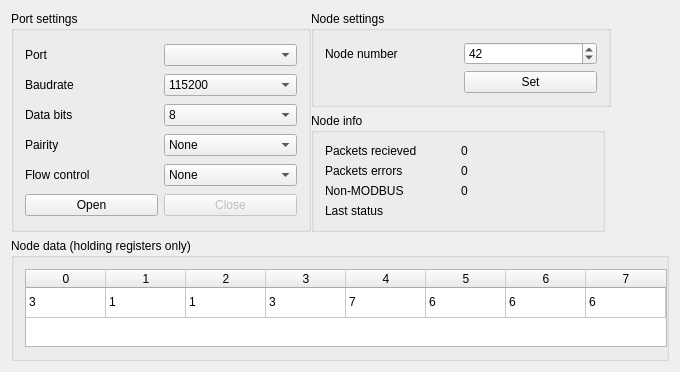
<?xml version="1.0" encoding="UTF-8"?>
<ui version="4.0">
 <class>MainWindowClass</class>
 <widget class="QMainWindow" name="MainWindowClass">
  <property name="geometry">
   <rect>
    <x>0</x>
    <y>0</y>
    <width>680</width>
    <height>372</height>
   </rect>
  </property>
  <property name="sizePolicy">
   <sizepolicy hsizetype="Fixed" vsizetype="Preferred">
    <horstretch>0</horstretch>
    <verstretch>0</verstretch>
   </sizepolicy>
  </property>
  <property name="minimumSize">
   <size>
    <width>680</width>
    <height>0</height>
   </size>
  </property>
  <property name="maximumSize">
   <size>
    <width>680</width>
    <height>16777215</height>
   </size>
  </property>
  <property name="windowTitle">
   <string>MODBUS node emulator v0.1a</string>
  </property>
  <property name="toolButtonStyle">
   <enum>Qt::ToolButtonIconOnly</enum>
  </property>
  <widget class="QWidget" name="centralWidget">
   <layout class="QGridLayout" name="gridLayout">
    <item row="0" column="1">
     <widget class="QGroupBox" name="groupBox_3">
      <property name="minimumSize">
       <size>
        <width>300</width>
        <height>0</height>
       </size>
      </property>
      <property name="maximumSize">
       <size>
        <width>300</width>
        <height>16000</height>
       </size>
      </property>
      <property name="title">
       <string>Node settings</string>
      </property>
      <layout class="QGridLayout" name="gridLayout_3">
       <item row="0" column="1">
        <widget class="QSpinBox" name="nodeAddrSpin">
         <property name="minimum">
          <number>1</number>
         </property>
         <property name="maximum">
          <number>240</number>
         </property>
         <property name="value">
          <number>42</number>
         </property>
        </widget>
       </item>
       <item row="1" column="1">
        <widget class="QPushButton" name="nodeSettingsSetButton">
         <property name="text">
          <string>Set</string>
         </property>
        </widget>
       </item>
       <item row="0" column="0">
        <widget class="QLabel" name="label_6">
         <property name="text">
          <string>Node number</string>
         </property>
        </widget>
       </item>
      </layout>
     </widget>
    </item>
    <item row="2" column="0" rowspan="2" colspan="3">
     <widget class="QGroupBox" name="groupBox_2">
      <property name="sizePolicy">
       <sizepolicy hsizetype="Preferred" vsizetype="Preferred">
        <horstretch>0</horstretch>
        <verstretch>0</verstretch>
       </sizepolicy>
      </property>
      <property name="title">
       <string>Node data (holding registers only)</string>
      </property>
      <layout class="QVBoxLayout" name="verticalLayout">
       <item>
        <widget class="QTableWidget" name="nodeTable">
         <property name="minimumSize">
          <size>
           <width>642</width>
           <height>0</height>
          </size>
         </property>
         <property name="maximumSize">
          <size>
           <width>642</width>
           <height>16777215</height>
          </size>
         </property>
         <property name="rowCount">
          <number>1</number>
         </property>
         <property name="columnCount">
          <number>8</number>
         </property>
         <attribute name="horizontalHeaderVisible">
          <bool>true</bool>
         </attribute>
         <attribute name="horizontalHeaderCascadingSectionResizes">
          <bool>true</bool>
         </attribute>
         <attribute name="horizontalHeaderDefaultSectionSize">
          <number>80</number>
         </attribute>
         <attribute name="horizontalHeaderStretchLastSection">
          <bool>false</bool>
         </attribute>
         <attribute name="verticalHeaderVisible">
          <bool>false</bool>
         </attribute>
         <row>
          <property name="text">
           <string/>
          </property>
         </row>
         <column>
          <property name="text">
           <string>0</string>
          </property>
         </column>
         <column>
          <property name="text">
           <string>1</string>
          </property>
         </column>
         <column>
          <property name="text">
           <string>2</string>
          </property>
         </column>
         <column>
          <property name="text">
           <string>3</string>
          </property>
         </column>
         <column>
          <property name="text">
           <string>4</string>
          </property>
         </column>
         <column>
          <property name="text">
           <string>5</string>
          </property>
         </column>
         <column>
          <property name="text">
           <string>6</string>
          </property>
         </column>
         <column>
          <property name="text">
           <string>7</string>
          </property>
         </column>
         <item row="0" column="0">
          <property name="text">
           <string>3</string>
          </property>
         </item>
         <item row="0" column="1">
          <property name="text">
           <string>1</string>
          </property>
         </item>
         <item row="0" column="2">
          <property name="text">
           <string>1</string>
          </property>
         </item>
         <item row="0" column="3">
          <property name="text">
           <string>3</string>
          </property>
         </item>
         <item row="0" column="4">
          <property name="text">
           <string>7</string>
          </property>
         </item>
         <item row="0" column="5">
          <property name="text">
           <string>6</string>
          </property>
         </item>
         <item row="0" column="6">
          <property name="text">
           <string>6</string>
          </property>
         </item>
         <item row="0" column="7">
          <property name="text">
           <string>6</string>
          </property>
         </item>
        </widget>
       </item>
      </layout>
     </widget>
    </item>
    <item row="1" column="1">
     <widget class="QGroupBox" name="groupBox_4">
      <property name="title">
       <string>Node info</string>
      </property>
      <layout class="QGridLayout" name="gridLayout_4">
       <item row="0" column="0">
        <widget class="QLabel" name="label_7">
         <property name="text">
          <string>Packets recieved</string>
         </property>
        </widget>
       </item>
       <item row="1" column="0">
        <widget class="QLabel" name="label_8">
         <property name="text">
          <string>Packets errors</string>
         </property>
        </widget>
       </item>
       <item row="0" column="1">
        <widget class="QLabel" name="lblPacketCnt">
         <property name="text">
          <string>0</string>
         </property>
        </widget>
       </item>
       <item row="1" column="1">
        <widget class="QLabel" name="lblPacketErr">
         <property name="text">
          <string>0</string>
         </property>
        </widget>
       </item>
       <item row="3" column="0">
        <widget class="QLabel" name="label_11">
         <property name="text">
          <string>Last status</string>
         </property>
        </widget>
       </item>
       <item row="3" column="1">
        <widget class="QLabel" name="lblPacketLst">
         <property name="text">
          <string/>
         </property>
        </widget>
       </item>
       <item row="2" column="0">
        <widget class="QLabel" name="label_9">
         <property name="text">
          <string>Non-MODBUS</string>
         </property>
        </widget>
       </item>
       <item row="2" column="1">
        <widget class="QLabel" name="lblNonMB">
         <property name="text">
          <string>0</string>
         </property>
        </widget>
       </item>
      </layout>
     </widget>
    </item>
    <item row="0" column="0" rowspan="2">
     <widget class="QGroupBox" name="groupBox">
      <property name="minimumSize">
       <size>
        <width>300</width>
        <height>186</height>
       </size>
      </property>
      <property name="maximumSize">
       <size>
        <width>300</width>
        <height>160000</height>
       </size>
      </property>
      <property name="title">
       <string>Port settings</string>
      </property>
      <property name="flat">
       <bool>false</bool>
      </property>
      <property name="checkable">
       <bool>false</bool>
      </property>
      <layout class="QGridLayout" name="gridLayout_2">
       <item row="1" column="0">
        <widget class="QLabel" name="label_2">
         <property name="text">
          <string>Baudrate</string>
         </property>
        </widget>
       </item>
       <item row="2" column="0">
        <widget class="QLabel" name="label_3">
         <property name="text">
          <string>Data bits</string>
         </property>
        </widget>
       </item>
       <item row="0" column="0">
        <widget class="QLabel" name="label">
         <property name="text">
          <string>Port</string>
         </property>
        </widget>
       </item>
       <item row="4" column="0">
        <widget class="QLabel" name="label_5">
         <property name="text">
          <string>Flow control</string>
         </property>
        </widget>
       </item>
       <item row="2" column="1">
        <widget class="QComboBox" name="bitsSelectCombo">
         <property name="currentIndex">
          <number>3</number>
         </property>
         <item>
          <property name="text">
           <string>5</string>
          </property>
         </item>
         <item>
          <property name="text">
           <string>6</string>
          </property>
         </item>
         <item>
          <property name="text">
           <string>7</string>
          </property>
         </item>
         <item>
          <property name="text">
           <string>8</string>
          </property>
         </item>
         <item>
          <property name="text">
           <string>9</string>
          </property>
         </item>
        </widget>
       </item>
       <item row="3" column="1">
        <widget class="QComboBox" name="pairSelectCombo">
         <item>
          <property name="text">
           <string>None</string>
          </property>
         </item>
         <item>
          <property name="text">
           <string>Even</string>
          </property>
         </item>
         <item>
          <property name="text">
           <string>Odd</string>
          </property>
         </item>
        </widget>
       </item>
       <item row="3" column="0">
        <widget class="QLabel" name="label_4">
         <property name="text">
          <string>Pairity</string>
         </property>
        </widget>
       </item>
       <item row="1" column="1">
        <widget class="QComboBox" name="baudSelectCombo">
         <property name="currentIndex">
          <number>4</number>
         </property>
         <item>
          <property name="text">
           <string>9600</string>
          </property>
         </item>
         <item>
          <property name="text">
           <string>19200</string>
          </property>
         </item>
         <item>
          <property name="text">
           <string>38400</string>
          </property>
         </item>
         <item>
          <property name="text">
           <string>57600</string>
          </property>
         </item>
         <item>
          <property name="text">
           <string>115200</string>
          </property>
         </item>
        </widget>
       </item>
       <item row="4" column="1">
        <widget class="QComboBox" name="flowSelectCombo">
         <item>
          <property name="text">
           <string>None</string>
          </property>
         </item>
         <item>
          <property name="text">
           <string>Software</string>
          </property>
         </item>
         <item>
          <property name="text">
           <string>Hardware</string>
          </property>
         </item>
        </widget>
       </item>
       <item row="0" column="1">
        <widget class="QComboBox" name="portSelectCombo">
         <property name="currentIndex">
          <number>-1</number>
         </property>
        </widget>
       </item>
       <item row="5" column="0">
        <widget class="QPushButton" name="portOpenButton">
         <property name="text">
          <string>Open</string>
         </property>
        </widget>
       </item>
       <item row="5" column="1">
        <widget class="QPushButton" name="portCloseButton">
         <property name="enabled">
          <bool>false</bool>
         </property>
         <property name="text">
          <string>Close</string>
         </property>
         <property name="checkable">
          <bool>true</bool>
         </property>
        </widget>
       </item>
      </layout>
     </widget>
    </item>
    <item row="0" column="2" rowspan="2">
     <spacer name="horizontalSpacer">
      <property name="orientation">
       <enum>Qt::Horizontal</enum>
      </property>
      <property name="sizeHint" stdset="0">
       <size>
        <width>40</width>
        <height>20</height>
       </size>
      </property>
     </spacer>
    </item>
   </layout>
  </widget>
 </widget>
 <layoutdefault spacing="6" margin="11"/>
 <resources>
  <include location="mainwindow.qrc"/>
 </resources>
 <connections/>
 <slots>
  <slot>portData(QString)</slot>
  <slot>openPort()</slot>
  <slot>closePort()</slot>
 </slots>
</ui>
